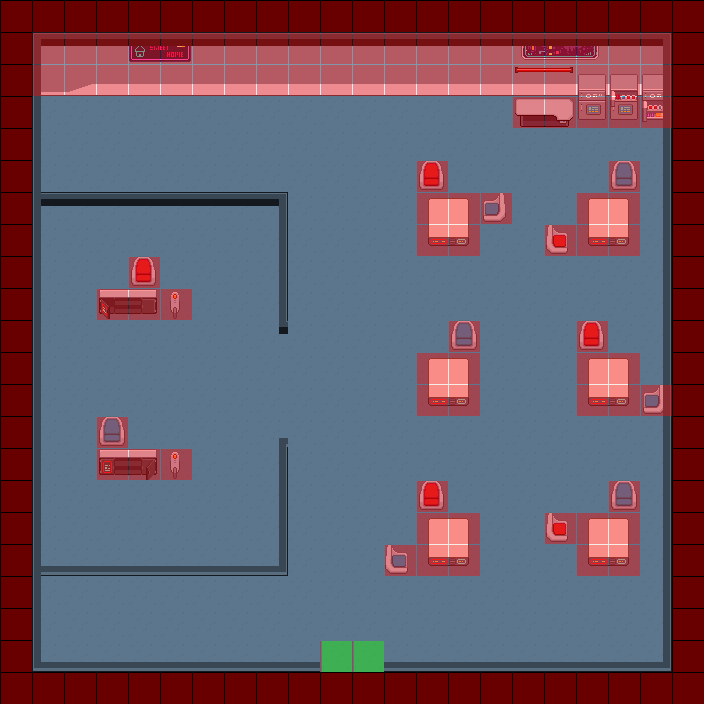

Tiled map render using the project's own tile images. Description and the map definition, with tile-layer contents summarised, below:
An orthogonal 22x22 tile map with 32x32 px tiles, 5 tile layers (Suelo, Pared2, Props, Pared, ...), 2 tilesets and 34 objects.

<map version="1.10" tiledversion="1.10.2" orientation="orthogonal" renderorder="right-down" width="22" height="22" tilewidth="32" tileheight="32" infinite="0" nextlayerid="8" nextobjectid="44">
 <tileset firstgid="1" name="MapMetaDataBueno" tilewidth="32" tileheight="32" tilecount="2" columns="2">
  <image source="../MapMetadata.png" width="67" height="34" />
 </tileset>
 <tileset firstgid="3" name="CyberPunk Bueno" tilewidth="32" tileheight="32" tilecount="231" columns="21">
  <image source="Tiles/pixel-cyberpunk-interior.png" width="672" height="352" />
 </tileset>
 <layer id="1" name="Suelo" width="22" height="22">
  <properties>
   <property name="Draw" type="bool" value="true" />
  </properties>
  <data>[484 cells, 400 non-empty, 7 distinct tile ids]</data>
 </layer>
 <layer id="3" name="Pared2" width="22" height="22">
  <properties>
   <property name="Draw" type="bool" value="true" />
  </properties>
  <data>[484 cells, 27 non-empty, 10 distinct tile ids]</data>
 </layer>
 <layer id="4" name="Props" width="22" height="22">
  <properties>
   <property name="Draw" type="bool" value="true" />
  </properties>
  <data>[484 cells, 55 non-empty, 26 distinct tile ids]</data>
 </layer>
 <layer id="2" name="Pared" width="22" height="22">
  <properties>
   <property name="Draw" type="bool" value="true" />
  </properties>
  <data>[484 cells, 74 non-empty, 8 distinct tile ids]</data>
 </layer>
 <layer id="5" name="Navigation" width="22" height="22">
  <properties>
   <property name="Draw" type="bool" value="false" />
   <property name="Navigation" type="bool" value="true" />
   <property name="collision" type="bool" value="true" />
  </properties>
  <data>[484 cells, 174 non-empty, 2 distinct tile ids]</data>
 </layer>
 <objectgroup id="6" name="collider">
  <object id="2" x="128" y="256" width="32" height="32" />
  <object id="3" x="96" y="416" width="32" height="32" />
  <object id="5" x="32" y="32" width="8" height="640" />
  <object id="6" x="40" y="663" width="280" height="9" />
  <object id="7" x="384" y="664" width="277" height="8" />
  <object id="8" x="664" y="128" width="8" height="544" />
  <object id="9" x="512" y="96" width="160" height="32" />
  <object id="10" x="32" y="32" width="640" height="64" />
  <object id="11" x="41.3198" y="192" width="247" height="13" />
  <object id="13" x="278.922" y="205.831" width="10" height="127" />
  <object id="14" x="278.091" y="437.831" width="10" height="130" />
  <object id="15" x="39.6582" y="565.338" width="248" height="9" />
  <object id="19" x="100" y="290" width="56" height="23" />
  <object id="20" x="100" y="450.5" width="57" height="24" />
  <object id="21" x="170.5" y="452" width="9" height="26.5" />
  <object id="22" x="170.5" y="291.5" width="9" height="28" />
  <object id="27" x="416" y="160" width="32" height="32" />
  <object id="28" x="480" y="192" width="32" height="32" />
  <object id="29" x="544" y="224" width="32" height="32" />
  <object id="30" x="608" y="160" width="32" height="32" />
  <object id="31" x="640" y="384" width="32" height="32" />
  <object id="32" x="576" y="320" width="32" height="32" />
  <object id="33" x="448" y="320" width="32" height="32" />
  <object id="34" x="416" y="480" width="32" height="32" />
  <object id="35" x="384" y="544" width="32" height="32" />
  <object id="36" x="608" y="480" width="32" height="32" />
  <object id="37" x="544" y="512" width="32" height="32" />
  <object id="38" x="428.667" y="198.667" width="39.3333" height="46.6667" />
  <object id="39" x="428.667" y="358.667" width="40" height="47.3333" />
  <object id="40" x="428.667" y="519.333" width="40" height="45.3333" />
  <object id="41" x="588.667" y="518.667" width="38.6667" height="46" />
  <object id="42" x="589.333" y="358.667" width="39.3333" height="48" />
  <object id="43" x="588.667" y="199.333" width="40" height="46" />
 </objectgroup>
 <objectgroup id="7" name="toOut3">
  <object id="24" x="320" y="663" width="64" height="9" />
 </objectgroup>
</map>
